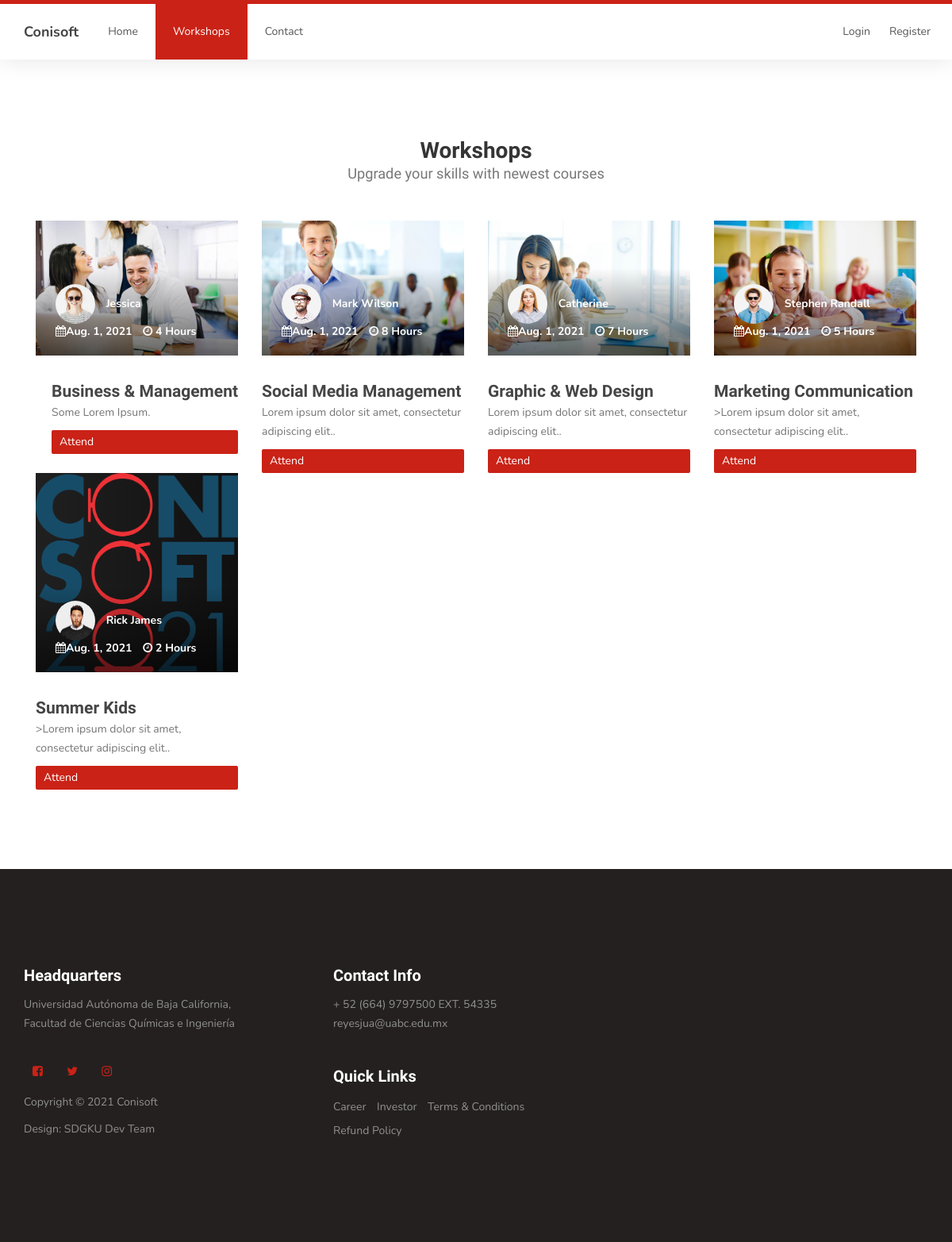
Screenshot of /workshops with the database file from the repository.
### mainApp/models.py (models this page shows, shortened)
class Course(models.Model):
    date = models.DateField()
    time_length = models.IntegerField()
    name = models.CharField(max_length=200)
    description = models.CharField(max_length=200)
    presenter = models.CharField(max_length=200)
    image = models.ImageField(upload_to=None, height_field=None, width_field=None, max_length=100)
    presenter_image = models.ImageField(upload_to=None, height_field=None, width_field=None, max_length=100)
    taken_slots = models.IntegerField(default=0)
    zoom_link = models.CharField(blank=True, max_length=500)

### mainApp/views.py (the view)
        def obj_function(request):
            returned_objects_dictionary = {'courses':Course.objects.all(), 'users':User.objects.all()}
            return render(request, 'workshops.html', returned_objects_dictionary)

### mainApp/views.py (called while the page is built)
    def as_view():
        def obj_function(request):
            returned_objects_dictionary = {'courses':Course.objects.all(), 'users':User.objects.all()}
            return render(request, 'workshops.html', returned_objects_dictionary)
        return obj_function

### templates/workshops.html (shortened to what this page needs)
{% extends 'base.html' %}
{% load static %}
{% block content %}
<section id="courses">
    <div class="container">
        <div class="row">
            <div class="col-md-12 col-sm-12">
                <div class="section-title">
                    <h2>Workshops <small>Upgrade your skills with newest courses</small></h2>
                </div>
                {% for object in courses %}
                <div class="col-md-3 col-sm-3">
                    <div class="item">
                        <div class="courses-thumb">
                            <div class="courses-top">
                                <div class="courses-image">
                                    <img src="{{ object.image.url }}" class="img-responsive" alt="">
                                </div>
                                <div class="courses-price">
                                    <h3><a href="#">{{ object.name }}</a></h3>
                                    <p>{{ object.description }}.</p>
                                    {% if object.id != user.course_1_id and object.id != user.course_2_id %}
                                    <span class="subscribe_button" style="cursor:pointer;"
                                        data-catid="{{ object.id }}" data-catname="{{ object.name }}" data-catzoom_link="{{ object.zoom_link }}">Attend</span>
                                    {% else %}
                                    <span class="" style="cursor:pointer;"
                                        data-catid="{{ object.id }}" data-catname="{{ object.name }}" data-catzoom_link="{{ object.zoom_link }}">Enrolled</span>
                                    {% endif %}
                                </div>
                                <div class="courses-date">
                                    <div class="courses-author">
                                        <img src='{{ object.presenter_image.url }}' class="img-responsive" alt="">
                                        <span>{{ object.presenter }}</span>
                                    </div>
                                    <span><i class="fa fa-calendar"></i>{{ object.date }}</span>
                                    <span><i class="fa fa-clock-o"></i> {{ object.time_length }} Hours</span>
                                </div>
                            </div>
                        </div>
                    </div>
                </div>
                {% endfor %}
            </div>
        </div>
    </div>
</section>
{% endblock content %}

### static/css/templatemo-style.css (style rules this page uses)
body { background: #ffffff; font-family: 'Nunito', sans-serif; overflow-x: hidden; padding-top: 70px; }
h1, h2, h3, h4, h5, h6 { font-family: 'Muli', sans-serif; font-weight: bold; line-height: inherit; }
h2 { color: #353535; font-size: 2em; padding-bottom: 10px; }
h3 { font-size: 1.5em; margin-bottom: 0; }
h3, h3 a { color: #454545; }
p { color: #757575; font-size: 14px; font-weight: normal; line-height: 24px; }
html { -webkit-font-smoothing: antialiased; }
a { color: #252525; -webkit-transition: 0.5s; transition: 0.5s; text-decoration: none !important; }
a, input, button, .form-control { -webkit-transition: 0.5s; transition: 0.5s; }
.section-title { padding-bottom: 40px; }
.section-title h2 { margin: 0; }
.section-title small { display: block; }
section { position: relative; padding: 100px 0; }
#courses .section-title { text-align: center; }
.courses-thumb { background: #f9f9f9; position: relative; }
.courses-top { position: relative; }
.courses-image { background: linear-gradient(to right, #202020, #101010); }
.courses-date { background: linear-gradient(rgba(255, 0, 0, 0), rgba(0, 0, 0, 0.6)); width: 100%; position: absolute; bottom: 0; padding: 20px 25px; }
.courses-date span, .courses-author span { font-size: 14px; font-weight: bold; }
.courses-date span { color: #ffffff; display: inline-block; margin-right: 10px; }
.courses-author, .courses-author span { display: inline-block; vertical-align: middle; }
.courses-author img { display: inline-block !important; border-radius: 50px; width: 50px !important; height: 50px; margin-right: 10px; }
.courses-price { float: right; margin-top: 10px; }
.courses-price span { background: #ca2216; border-radius: 2px; color: #ffffff; display: block; padding: 5px 10px; }

### rows the page displays
Course: image (picture), name "Business & Management", description "Some Lorem Ipsum", presenter_image (picture), presenter "Jessica", date "Aug. 1, 2021", time_length "4"
Course: image (picture), name "Social Media Management", description "Lorem ipsum dolor sit amet, consectetur adipiscing elit.", presenter_image (picture), presenter "Mark Wilson", date "Aug. 1, 2021", time_length "8"
Course: image (picture), name "Graphic & Web Design", description "Lorem ipsum dolor sit amet, consectetur adipiscing elit.", presenter_image (picture), presenter "Catherine", date "Aug. 1, 2021", time_length "7"
Course: image (picture), name "Marketing Communication", description ">Lorem ipsum dolor sit amet, consectetur adipiscing elit.", presenter_image (picture), presenter "Stephen Randall", date "Aug. 1, 2021", time_length "5"
Course: image (picture), name "Summer Kids", description ">Lorem ipsum dolor sit amet, consectetur adipiscing elit.", presenter_image (picture), presenter "Rick James", date "Aug. 1, 2021", time_length "2"
